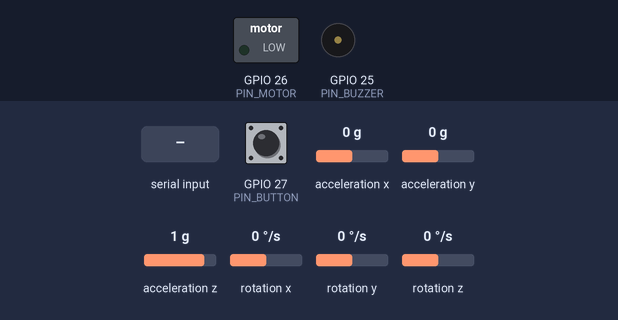
Recording of a sketch running on a simulated ESP32. On the bench: switched loads named in the sketch (green lamp = pin HIGH), buzzer (waves = sounding). Wiring (inferred from the names in the program): MPU-6050 motion sensor at I2C address 0x68. The test bench sets the inputs (shaded band); at power-on: GPIO 27 (PIN_BUTTON) HIGH, acceleration x 0 g, acceleration y 0 g, acceleration z 1 g, rotation x 0 °/s, rotation y 0 °/s, rotation z 0 °/s. EEPROM starts erased; what the sketch prints to the serial monitor is not drawn.

Above: at 2.0 s.
2.1 s: GPIO 27 (PIN_BUTTON) pulled LOW for 0.15 s
At 3.09 s:
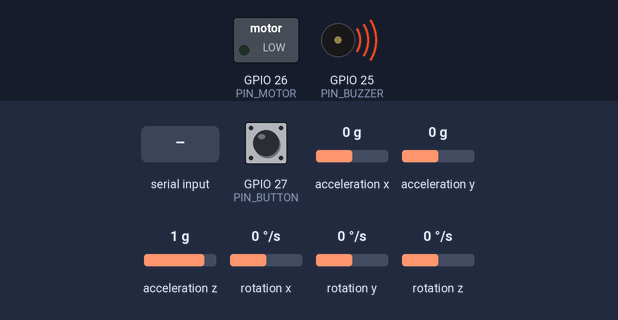
5.1 s: acceleration x set to -1.4 g
6.8 s: "p" received over Serial
8.3 s: acceleration y set to -1.4 g
10.7 s: acceleration z set to -1.4 g
13.7 s: "c" received over Serial
At 14.62 s:
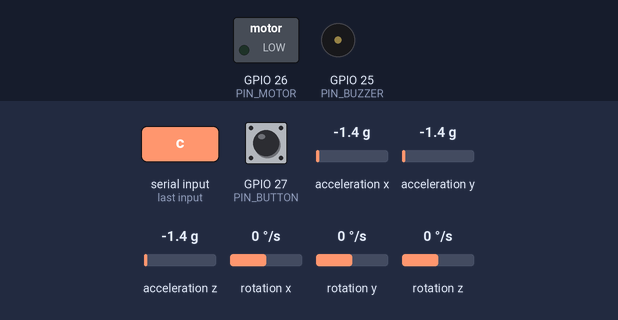
Timing chart, 0 to 16.7 s (numbered marks = the images above; inputs shaded):
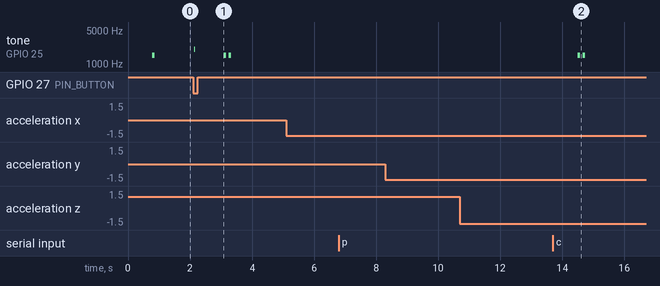

Measured:
- after the input at 2.1 s, tone on GPIO 25 (PIN_BUZZER): plays 2000 Hz for 0.03 s, 1500 Hz for 0.08 s, 1500 Hz for 0.08 s, starting at once
- after the input at 5.1 s, every drawn part: stays the same
- after the input at 6.8 s, every drawn part: stays the same
- after the input at 8.3 s, every drawn part: stays the same
- after the input at 10.7 s, every drawn part: stays the same
- after the input at 13.7 s, GPIO 26 (PIN_MOTOR): stays LOW (without the input it goes to HIGH after 1.9 s)

The sketch:

smart_posture_monitor_progress3.ino
```cpp
// Smart Posture Monitor - ESP32 + MPU6050 + buzzer + tombol kalibrasi
// Tanpa library eksternal (MPU6050 dibaca lewat register I2C).
// Wire: MPU6050 SDA=21, SCL=22 | Buzzer=GPIO25 | Tombol=GPIO27 ke GND

#include <Wire.h>
#include <Preferences.h>
#include <math.h>
#include <WiFi.h>
#include <esp_now.h>

void initNow();   // didefinisikan di bagian komunikasi (di bawah)

// ===== Pin =====
const int PIN_SDA = 21;
const int PIN_SCL = 22;
const int PIN_BUZZER = 25;
const int PIN_MOTOR = 26;    // motor getar lewat transistor (jangan langsung dari pin)
const int PIN_BUTTON = 27;   // INPUT_PULLUP, tekan = LOW

// ===== Cara memasang sensor =====
// 0 = sensor datar di breadboard/meja (sumbu Z menghadap atas = posisi "tegak")
// 1 = sensor di punggung: sumbu Y ke atas, sumbu Z keluar dari punggung
// Bila tanda sudut terbalik, ubah mode ini atau balik arah sensor.
#define MOUNT 0

// ===== Parameter (nilai awal rancangan, bukan angka baku klinis) =====
float TILT_ON  = 20.0f;    // miring > 20 derajat ke ARAH MANA PUN (depan, belakang, kiri, kanan, serong)
float TILT_OFF = 15.0f;    // alarm mati di bawah ini (histeresis)
const uint32_t HOLD_MS = 10000;  // harus bertahan 10 detik
const uint32_t ESC_MS  = 30000;  // setelah 30 detik bunyi makin cepat
const float ALPHA = 0.98f;       // bobot giroskop pada filter komplementer
const uint32_t LOOP_MS = 20;     // 50 Hz

const uint8_t MPU_ADDR = 0x68;   // AD0 ke GND
const float RAD2DEG = 57.2957795f;

// ===== Buzzer (LEDC) - mendukung ESP32 Arduino core 2.x dan 3.x =====
#if defined(ESP_ARDUINO_VERSION_MAJOR) && ESP_ARDUINO_VERSION_MAJOR >= 3
void buzzInit()            { ledcAttach(PIN_BUZZER, 2000, 10); }
void buzzTone(uint32_t f)  { ledcWriteTone(PIN_BUZZER, f); }
#else
const int BUZZ_CH = 0;
void buzzInit()            { ledcSetup(BUZZ_CH, 2000, 10); ledcAttachPin(PIN_BUZZER, BUZZ_CH); }
void buzzTone(uint32_t f)  { ledcWriteTone(BUZZ_CH, f); }
#endif

uint32_t curFreq = 0;
void buzzSet(uint32_t f) {            // hanya menulis bila berubah
  if (f == curFreq) return;
  curFreq = f;
  buzzTone(f);
  digitalWrite(PIN_MOTOR, f ? HIGH : LOW);   // motor getar ikut menyala bersama bunyi
}
void beepBlocking(uint32_t f, uint32_t ms) { buzzTone(f); delay(ms); buzzTone(0); curFreq = 0; }

// ===== MPU6050 =====
bool mpuWrite(uint8_t reg, uint8_t val) {
  Wire.beginTransmission(MPU_ADDR);
  Wire.write(reg);
  Wire.write(val);
  return Wire.endTransmission() == 0;
}

bool readMPU(float a[3], float g[3]) {
  Wire.beginTransmission(MPU_ADDR);
  Wire.write(0x3B);
  if (Wire.endTransmission(false) != 0) return false;
  if (Wire.requestFrom((uint8_t)MPU_ADDR, (uint8_t)14) != 14) return false;
  int16_t v[7];
  for (int i = 0; i < 7; i++) {
    uint8_t hi = Wire.read();
    uint8_t lo = Wire.read();
    v[i] = (int16_t)((hi << 8) | lo);
  }
  a[0] = v[0] / 4096.0f;  a[1] = v[1] / 4096.0f;  a[2] = v[2] / 4096.0f;   // +-8 g
  g[0] = v[4] / 65.5f;    g[1] = v[5] / 65.5f;    g[2] = v[6] / 65.5f;     // +-500 deg/s
  return true;
}

// Mengubah sumbu sensor menjadi sudut badan.
// pitch + = condong ke depan, roll + = condong ke kanan.
void bodyAngles(const float a[3], const float g[3],
                float &pitchAcc, float &rollAcc, float &pitchRate, float &rollRate, float &yawRate) {
#if MOUNT == 0
  float fwd = a[0], side = a[1], up = a[2], gF = g[0], gS = g[1];
#else
  float fwd = -a[2], side = -a[0], up = a[1], gF = -g[2], gS = -g[0];
#endif
  pitchAcc  = atan2f(-fwd, sqrtf(side * side + up * up)) * RAD2DEG;
  rollAcc   = atan2f(side, up) * RAD2DEG;
  pitchRate = gS;
  rollRate  = gF;
#if MOUNT == 0
  yawRate = -g[2];                  // + = berputar ke kanan
#else
  yawRate = -g[1];
#endif
}

// Sudut miring total dari tegak, dan arahnya (0=depan, 90=kanan, 180=belakang, 270=kiri)
void tiltDir(float pitchDeg, float rollDeg, float &tilt, float &bearing) {
  float a = pitchDeg / RAD2DEG, b = rollDeg / RAD2DEG;
  float c = cosf(a) * cosf(b);
  if (c > 1) c = 1; if (c < -1) c = -1;
  tilt = acosf(c) * RAD2DEG;
  bearing = atan2f(cosf(a) * sinf(b), sinf(a)) * RAD2DEG;
  if (bearing < 0) bearing += 360.0f;
}
const char* arahTeks(float brg) {
  static const char* n[8] = {"depan", "serong kanan-depan", "kanan", "serong kanan-belakang",
                             "belakang", "serong kiri-belakang", "kiri", "serong kiri-depan"};
  return n[((int)roundf(brg / 45.0f)) % 8];
}

// ===== Status =====
Preferences prefs;
float pitch = 0, roll = 0;          // sudut terfilter (absolut)
float pitch0 = 0, roll0 = 0;
int pSign = 1, rSign = 1, ySign = 1;   // -1 = arah dibalik (disimpan di memori)
bool dbg = false;                      // true = cetak data mentah sensor
float yaw = 0, yaw0 = 0, yawBias = 0;   // arah hadap dari giroskop (perkiraan, bisa melayang)        // offset hasil kalibrasi (= 0 derajat)
bool inited = false;
uint32_t lastUs = 0, lastLoop = 0, lastPrint = 0;

bool over = false, alarmOn = false, muted = false;
uint32_t tStart = 0;

bool calibrating = false;
float calP = 0, calR = 0;
int calN = 0;
const int CAL_SAMPLES = 40;         // 40 x 20 ms = 0,8 detik

// tombol: tekan singkat = kalibrasi, tahan 2 detik = mute/unmute
bool btnState = HIGH, btnLast = HIGH, longDone = false;
uint32_t btnT = 0, pressT = 0;

void startCalibration() {
  calibrating = true; calP = 0; calR = 0; calN = 0;
  over = false; alarmOn = false; buzzSet(0);
  Serial.println("# Kalibrasi: duduk tegak, jangan bergerak...");
}

void handleButton() {
  bool r = digitalRead(PIN_BUTTON);
  uint32_t now = millis();
  if (r != btnLast) { btnT = now; btnLast = r; }
  if (now - btnT > 30 && r != btnState) {
    btnState = r;
    if (btnState == LOW) {
      pressT = now; longDone = false;
      Serial.println("# Tombol DITEKAN");
      beepBlocking(2000, 30);            // bunyi pendek = tombol terbaca
    } else {
      Serial.println("# Tombol DILEPAS");
      if (!longDone) startCalibration();
    }
  }
  if (btnState == LOW && !longDone && now - pressT >= 2000) {
    longDone = true;
    muted = !muted;
    buzzSet(0);
    Serial.println(muted ? "# Buzzer dimatikan (mute)" : "# Buzzer aktif");
  }
}

void updatePosture(uint32_t now) {
  float relP = pitch - pitch0;
  float relR = roll - roll0;
  float tilt, brg;
  tiltDir(relP, relR, tilt, brg);
  bool bad  = tilt > TILT_ON;
  bool good = tilt < TILT_OFF;

  if (bad) {
    if (!over) { over = true; tStart = now; }
    if (!alarmOn && now - tStart >= HOLD_MS) {
      alarmOn = true;
      Serial.println("# ALARM: membungkuk lama");
    }
  } else if (good) {
    if (alarmOn) Serial.println("# Postur kembali normal");
    over = false; alarmOn = false;
  } else if (!alarmOn) {
    over = false;                   // zona histeresis: timer dibatalkan bila belum alarm
  }
}

void updateBuzzer(uint32_t now) {
  if (!alarmOn || muted) { buzzSet(0); return; }
  uint32_t t = now - tStart;
  bool esc = t >= ESC_MS;
  uint32_t period = esc ? 500 : 2000;
  if (t % period < 150) buzzSet(esc ? 2000 : 1000);
  else buzzSet(0);
}

void setup() {
  Serial.begin(115200);
  pinMode(PIN_BUTTON, INPUT_PULLUP);
  pinMode(PIN_MOTOR, OUTPUT); digitalWrite(PIN_MOTOR, LOW);
  buzzInit();
  Wire.begin(PIN_SDA, PIN_SCL);
  Wire.setClock(400000);

  if (!mpuWrite(0x6B, 0x00)) Serial.println("# ERROR: MPU6050 tidak terdeteksi, cek SDA/SCL/AD0");
  delay(100);
  mpuWrite(0x1A, 0x04);   // filter digital 21 Hz
  mpuWrite(0x1B, 0x08);   // giroskop +-500 deg/s
  mpuWrite(0x1C, 0x10);   // akselerometer +-8 g

  Wire.beginTransmission(MPU_ADDR); Wire.write(0x75); Wire.endTransmission(false);
  Wire.requestFrom((uint8_t)MPU_ADDR, (uint8_t)1);
  uint8_t who = Wire.available() ? Wire.read() : 0xFF;
  Serial.printf("# MPU WHO_AM_I=0x%02X (normal 0x68; 0xFF = sensor tidak terbaca)\n", who);
  Serial.printf("# Tombol saat boot: %s\n", digitalRead(PIN_BUTTON) ? "HIGH (benar)" : "LOW (kaki tombol salah / terhubung terus)");
  {                                 // ukur bias giroskop saat diam (jangan digerakkan saat menyala)
    float sum = 0; int n = 0;
    for (int i = 0; i < 100; i++) {
      float a[3], g[3], pa, ra, pr, rr, yr;
      if (readMPU(a, g)) { bodyAngles(a, g, pa, ra, pr, rr, yr); sum += yr; n++; }
      delay(5);
    }
    if (n) yawBias = sum / n;
    Serial.printf("# Bias giroskop yaw=%.2f deg/s (jangan gerakkan sensor saat menyala)\n", yawBias);
  }
  prefs.begin("posture", false);
  pSign = prefs.getInt("ps", 1); rSign = prefs.getInt("rs", 1); ySign = prefs.getInt("ys", 1);
  pitch0 = prefs.getFloat("p0", 0.0f);
  roll0  = prefs.getFloat("r0", 0.0f);
  Serial.printf("# Titik 0 tersimpan: pitch=%.1f roll=%.1f\n", pitch0, roll0);
  TILT_ON = prefs.getFloat("th", 20.0f); TILT_OFF = TILT_ON - 5.0f;
  Serial.printf("# Batas miring: %.0f derajat\n", TILT_ON);
  initNow();
  Serial.println("# Siap. Tombol: tekan = kalibrasi 0 derajat, tahan 2 detik = mute");
  beepBlocking(1500, 80);
  lastUs = micros();
}

// ===== Komunikasi ESP-NOW dengan unit depan =====
uint8_t FRONT_MAC[6] = {0xFF, 0xFF, 0xFF, 0xFF, 0xFF, 0xFF};   // FF.. = siaran ke semua; ganti dengan MAC unit depan
const uint8_t MAGIC = 0xA5;
struct __attribute__((packed)) DataPkt { uint8_t magic, type; float pitch, roll, tilt, brg, yaw, hold, p0, r0; uint8_t flags, th; uint16_t batt_mV; };  // type 1
struct __attribute__((packed)) CmdPkt  { uint8_t magic, type; char cmd; float val; };                                                          // type 2
volatile char pendingCmd = 0; volatile float pendingVal = 0;

void onRecv(const esp_now_recv_info_t *info, const uint8_t *data, int len) {
  if (len != (int)sizeof(CmdPkt)) return;
  const CmdPkt *c = (const CmdPkt *)data;
  if (c->magic == MAGIC && c->type == 2) { pendingVal = c->val; pendingCmd = c->cmd; }
}

void initNow() {
  WiFi.mode(WIFI_STA); WiFi.disconnect();
  Serial.printf("# MAC unit belakang: %s\n", WiFi.macAddress().c_str());
  if (esp_now_init() != ESP_OK) { Serial.println("# ERROR: ESP-NOW gagal dimulai"); return; }
  esp_now_register_recv_cb(onRecv);
  esp_now_peer_info_t peer = {};
  memcpy(peer.peer_addr, FRONT_MAC, 6); peer.channel = 0; peer.encrypt = false;
  if (esp_now_add_peer(&peer) != ESP_OK) Serial.println("# ERROR: gagal menambah peer unit depan");
}

void sendNow(float p, float r, float tilt, float brg, float yw, float hold) {
  DataPkt d; d.magic = MAGIC; d.type = 1;
  d.pitch = p; d.roll = r; d.tilt = tilt; d.brg = brg; d.yaw = yw; d.hold = hold; d.p0 = pitch0; d.r0 = roll0;
  d.flags = (alarmOn ? 1 : 0) | (muted ? 2 : 0) | (calibrating ? 4 : 0);   // bit0 alarm, bit1 mute, bit2 sedang kalibrasi
  d.th = (uint8_t)roundf(TILT_ON);                                        // batas miring aktif, agar unit depan sinkron
  d.batt_mV = 0;                                                          // isi nanti dari pembagi tegangan baterai
  esp_now_send(FRONT_MAC, (uint8_t *)&d, sizeof(d));
}

// Perintah dari USB (halaman) atau dari unit depan (ESP-NOW). C=kalibrasi, M=mute, Y=nol-kan arah, P/R/T=balik arah, D=data mentah, S=ubah batas
void handleCmd(char ch, float val) {
    if (ch == 'c' || ch == 'C') startCalibration();
    else if (ch == 'p' || ch == 'P') { pSign = -pSign; pitch = -pitch; pitch0 = -pitch0; prefs.putInt("ps", pSign); prefs.putFloat("p0", pitch0); Serial.println("# Arah depan-belakang DIBALIK"); }
    else if (ch == 'r' || ch == 'R') { rSign = -rSign; roll = -roll; roll0 = -roll0; prefs.putInt("rs", rSign); prefs.putFloat("r0", roll0); Serial.println("# Arah kiri-kanan DIBALIK"); }
    else if (ch == 't' || ch == 'T') { ySign = -ySign; yaw = -yaw; yaw0 = -yaw0; prefs.putInt("ys", ySign); Serial.println("# Arah putar DIBALIK"); }
    else if (ch == 'd' || ch == 'D') { dbg = !dbg; Serial.println(dbg ? "# Data mentah ON" : "# Data mentah OFF"); }
    else if (ch == 'y' || ch == 'Y') { yaw0 = yaw; Serial.println("# Arah hadap di-nol-kan"); }
    else if (ch == 'm' || ch == 'M') { muted = !muted; buzzSet(0); Serial.println(muted ? "# Buzzer dimatikan (mute)" : "# Buzzer aktif"); }
    else if (ch == 's' || ch == 'S') {
      if (val >= 10 && val <= 40) { TILT_ON = val; TILT_OFF = val - 5.0f; prefs.putFloat("th", TILT_ON); Serial.printf("# Batas miring diubah: %.0f derajat\n", TILT_ON); }
    }
}

void loop() {
  while (Serial.available()) handleCmd(Serial.read(), 0);
  if (pendingCmd) { char c = pendingCmd; float v = pendingVal; pendingCmd = 0; handleCmd(c, v); }
  handleButton();
  uint32_t now = millis();
  if (now - lastLoop < LOOP_MS) return;
  lastLoop = now;

  float a[3], g[3];
  if (!readMPU(a, g)) {
    static uint32_t lastErr = 0;
    if (now - lastErr > 1000) { lastErr = now; Serial.println("# ERROR: gagal membaca MPU6050 (cek SDA/SCL/VCC/GND)"); }
    return;
  }
#if MOUNT == 0
  float upG = a[2];
#else
  float upG = a[1];
#endif
  static uint32_t lastWarn = 0;
  if (upG < 0.5f && now - lastWarn > 3000) {
    lastWarn = now;
    Serial.println("# PERINGATAN: gravitasi tidak di sumbu 'atas' untuk MOUNT ini. Ganti MOUNT (0/1) atau perbaiki letak sensor");
  }

  float pAcc, rAcc, pRate, rRate, yRate;
  bodyAngles(a, g, pAcc, rAcc, pRate, rRate, yRate);
  pAcc *= pSign; pRate *= pSign; rAcc *= rSign; rRate *= rSign;

  uint32_t us = micros();
  float dt = (us - lastUs) / 1e6f;
  lastUs = us;
  if (dt <= 0 || dt > 0.2f) dt = LOOP_MS / 1000.0f;

  if (!inited) { pitch = pAcc; roll = rAcc; inited = true; }
  else {
    pitch = ALPHA * (pitch + pRate * dt) + (1 - ALPHA) * pAcc;
    roll  = ALPHA * (roll  + rRate * dt) + (1 - ALPHA) * rAcc;
    yaw  += (yRate - yawBias) * ySign * dt;
  }

  if (calibrating) {
    calP += pitch; calR += roll; calN++;
    if (calN >= CAL_SAMPLES) {
      pitch0 = calP / calN; roll0 = calR / calN; yaw0 = yaw;
      prefs.putFloat("p0", pitch0); prefs.putFloat("r0", roll0);
      calibrating = false;
      Serial.printf("# Kalibrasi selesai: offset pitch=%.1f roll=%.1f\n", pitch0, roll0);
      beepBlocking(1500, 80); delay(80); beepBlocking(1500, 80);
    }
  } else {
    updatePosture(now);
    updateBuzzer(now);
  }

  if (now - lastPrint >= 200) {     // format cocok untuk Serial Plotter
    lastPrint = now;
    float hold = over ? (now - tStart) / 1000.0f : 0.0f;
    float yw = fmodf(yaw - yaw0, 360.0f);
    if (yw > 180) yw -= 360; if (yw < -180) yw += 360;
    float p = pitch - pitch0, r = roll - roll0;
    float tilt, brg;
    tiltDir(p, r, tilt, brg);
    char txt[64];
    if (tilt < 2) snprintf(txt, sizeof(txt), "LURUS (0 derajat)");
    else snprintf(txt, sizeof(txt), "miring %d derajat ke %s", (int)roundf(tilt), arahTeks(brg));
    // satu baris: kalimat untuk dibaca manusia | data untuk monitor_postur.html
    Serial.printf("Posisi: %s%s | pitch:%.1f,roll:%.1f,tilt:%.1f,brg:%.0f,yaw:%.1f,alarm:%d,hold:%.1f,p0:%.1f,r0:%.1f\n",
                  txt, alarmOn ? " [ALARM]" : "", p, r, tilt, brg, yw, alarmOn ? 1 : 0, hold, pitch0, roll0);
    sendNow(p, r, tilt, brg, yw, hold);
    if (dbg) Serial.printf("# mentah: accel=(%.2f, %.2f, %.2f) g | gyro=(%.1f, %.1f, %.1f) deg/s\n", a[0], a[1], a[2], g[0], g[1], g[2]);
  }
}
```
